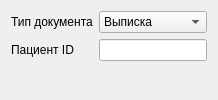
<?xml version="1.0" encoding="UTF-8"?>
<ui version="4.0">
<class>DocCreate</class>

<widget class="QDialog">
 <property name="windowTitle">
  <string>Создать документ</string>
 </property>

 <layout class="QFormLayout">

  <item row="0" column="0">
   <widget class="QLabel">
    <property name="text"><string>Тип документа</string></property>
   </widget>
  </item>

  <item row="0" column="1">
   <widget class="QComboBox" name="docTypeBox">
    <item><property name="text"><string>Выписка</string></property></item>
    <item><property name="text"><string>Эпикриз</string></property></item>
    <item><property name="text"><string>Справка</string></property></item>
   </widget>
  </item>

  <item row="1" column="0">
   <widget class="QLabel">
    <property name="text"><string>Пациент ID</string></property>
   </widget>
  </item>

  <item row="1" column="1">
   <widget class="QLineEdit" name="patientIdEdit"/>
  </item>

  <item row="2" column="1">
   <widget class="QDialogButtonBox">
    <property name="standardButtons">
     <set>QDialogButtonBox.Ok|QDialogButtonBox.Cancel</set>
    </property>
   </widget>
  </item>

 </layout>
</widget>
</ui>
